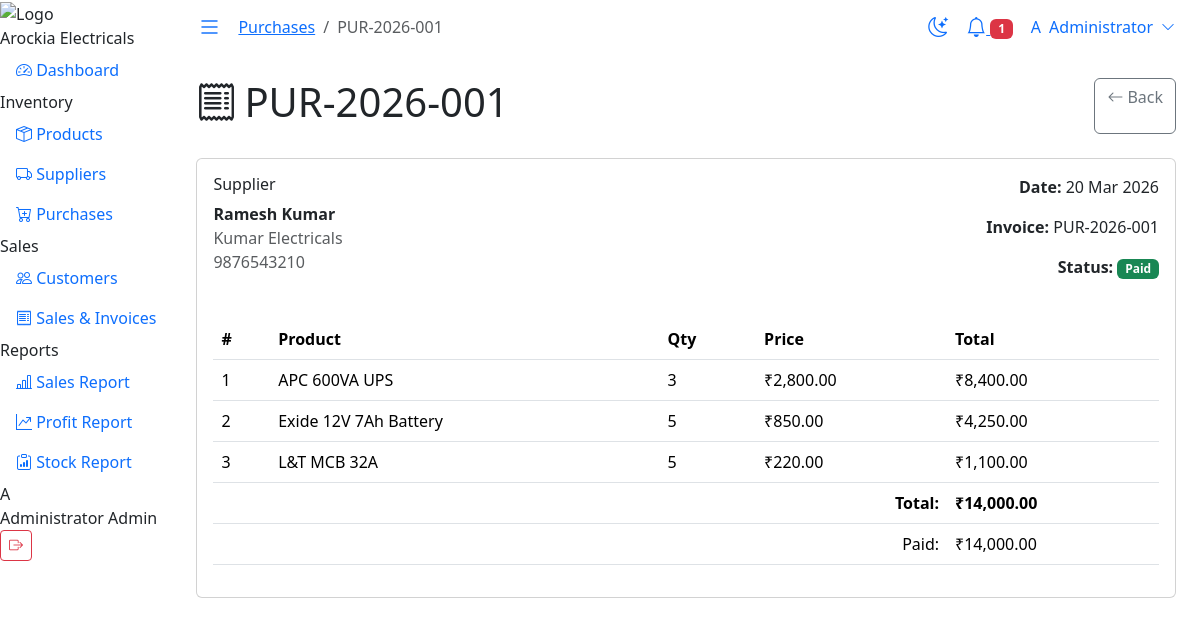
Page /purchase/view.php?id=1 (signed in) on the committed database.
### tables this page shows
CREATE TABLE `purchases` (
  `id` INT(11) NOT NULL AUTO_INCREMENT,
  `invoice_number` VARCHAR(50) NOT NULL,
  `supplier_id` INT(11) DEFAULT NULL,
  `total_amount` DECIMAL(10,2) NOT NULL DEFAULT 0.00,
  `paid_amount` DECIMAL(10,2) DEFAULT 0.00,
  `payment_status` ENUM('paid','partial','pending') DEFAULT 'pending',
  `payment_method` VARCHAR(50) DEFAULT 'cash',
  `notes` TEXT DEFAULT NULL,
  `purchase_date` DATE NOT NULL,
  `created_by` INT(11) DEFAULT NULL,
  `created_at` TIMESTAMP DEFAULT CURRENT_TIMESTAMP,
  PRIMARY KEY (`id`),
  KEY `fk_purchase_supplier` (`supplier_id`),
  CONSTRAINT `fk_purchase_supplier` FOREIGN KEY (`supplier_id`) REFERENCES `suppliers`(`id`) ON DELETE SET NULL
);

CREATE TABLE `suppliers` (
  `id` INT(11) NOT NULL AUTO_INCREMENT,
  `name` VARCHAR(150) NOT NULL,
  `company` VARCHAR(200) DEFAULT NULL,
  `phone` VARCHAR(20) DEFAULT NULL,
  `email` VARCHAR(150) DEFAULT NULL,
  `address` TEXT DEFAULT NULL,
  `gstin` VARCHAR(20) DEFAULT NULL,
  `status` TINYINT(1) DEFAULT 1,
  `created_at` TIMESTAMP DEFAULT CURRENT_TIMESTAMP,
  PRIMARY KEY (`id`)
);

CREATE TABLE `purchase_items` (
  `id` INT(11) NOT NULL AUTO_INCREMENT,
  `purchase_id` INT(11) NOT NULL,
  `product_id` INT(11) DEFAULT NULL,
  `quantity` INT(11) NOT NULL DEFAULT 1,
  `purchase_price` DECIMAL(10,2) NOT NULL DEFAULT 0.00,
  `total_price` DECIMAL(10,2) NOT NULL DEFAULT 0.00,
  PRIMARY KEY (`id`),
  KEY `fk_pitem_purchase` (`purchase_id`),
  KEY `fk_pitem_product` (`product_id`),
  CONSTRAINT `fk_pitem_purchase` FOREIGN KEY (`purchase_id`) REFERENCES `purchases`(`id`) ON DELETE CASCADE,
  CONSTRAINT `fk_pitem_product` FOREIGN KEY (`product_id`) REFERENCES `products`(`id`) ON DELETE SET NULL
);

CREATE TABLE `products` (
  `id` INT(11) NOT NULL AUTO_INCREMENT,
  `product_name` VARCHAR(200) NOT NULL,
  `category_id` INT(11) DEFAULT NULL,
  `brand` VARCHAR(100) DEFAULT NULL,
  `sku` VARCHAR(100) DEFAULT NULL UNIQUE,
  `purchase_price` DECIMAL(10,2) NOT NULL DEFAULT 0.00,
  `selling_price` DECIMAL(10,2) NOT NULL DEFAULT 0.00,
  `stock_quantity` INT(11) NOT NULL DEFAULT 0,
  `minimum_stock` INT(11) NOT NULL DEFAULT 5,
  `unit` VARCHAR(20) DEFAULT 'pcs',
  `description` TEXT DEFAULT NULL,
  `status` TINYINT(1) DEFAULT 1,
  `created_at` TIMESTAMP DEFAULT CURRENT_TIMESTAMP,
  `updated_at` TIMESTAMP DEFAULT CURRENT_TIMESTAMP ON UPDATE CURRENT_TIMESTAMP,
  PRIMARY KEY (`id`),
  KEY `fk_product_category` (`category_id`),
  CONSTRAINT `fk_product_category` FOREIGN KEY (`category_id`) REFERENCES `categories`(`id`) ON DELETE SET NULL
);

### includes/functions.php (called while the page is built, shortened)
<?php
function sanitize(string $data): string {
    return htmlspecialchars(strip_tags(trim($data)), ENT_QUOTES, 'UTF-8');
}
function formatCurrency(float $amount): string {
    return APP_CURRENCY . number_format($amount, 2);
}
function getLowStockProducts(): array {
    $db = getDB();
    $stmt = $db->query("SELECT p.*, c.name as category_name
                        FROM products p LEFT JOIN categories c ON p.category_id = c.id
                        WHERE p.stock_quantity <= p.minimum_stock AND p.status = 1
                        ORDER BY p.stock_quantity ASC LIMIT 10");
    return $stmt->fetchAll();
}
function formatDate(string $date): string {
    return date('d M Y', strtotime($date));
}

### purchase/view.php (the view, shortened to what this page needs)
<?php
require_once __DIR__ . '/../includes/functions.php';
$db = getDB();
$id = (int)($_GET['id'] ?? 0);
$stmt = $db->prepare("SELECT p.*, s.name as supplier_name, s.company, s.phone as s_phone, s.gstin as s_gstin, s.address as s_address
                      FROM purchases p LEFT JOIN suppliers s ON p.supplier_id = s.id WHERE p.id = ?");
$stmt->execute([$id]);
$purchase = $stmt->fetch();
$items = $db->prepare("SELECT pi.*, pr.product_name FROM purchase_items pi LEFT JOIN products pr ON pi.product_id = pr.id WHERE pi.purchase_id = ?");
$items->execute([$id]);
$items = $items->fetchAll();
$breadcrumb = ['Purchases' => APP_URL . '/purchase/index.php', $purchase['invoice_number'] => ''];
include __DIR__ . '/../includes/header.php';
?>
<div class="d-flex justify-content-between mb-4">
    <h1 class="page-title"><i class="bi bi-receipt me-2"></i><?= sanitize($purchase['invoice_number']) ?></h1>
    <a href="<?= APP_URL ?>/purchase/index.php" class="btn btn-outline-secondary"><i class="bi bi-arrow-left me-1"></i>Back</a>
</div>
<div class="card">
    <div class="card-body">
        <div class="row mb-4">
            <div class="col-md-6">
                <h6>Supplier</h6>
                <p class="mb-0"><strong><?= sanitize($purchase['supplier_name'] ?? 'N/A') ?></strong></p>
                <p class="mb-0 text-muted"><?= sanitize($purchase['company'] ?? '') ?></p>
                <p class="mb-0 text-muted"><?= sanitize($purchase['s_phone'] ?? '') ?></p>
            </div>
            <div class="col-md-6 text-md-end">
                <p><strong>Date:</strong> <?= formatDate($purchase['purchase_date']) ?></p>
                <p><strong>Invoice:</strong> <?= sanitize($purchase['invoice_number']) ?></p>
                <p><strong>Status:</strong>
                    <span class="badge <?= $purchase['payment_status'] === 'paid' ? 'bg-success' : 'bg-warning text-dark' ?>">
                        <?= ucfirst($purchase['payment_status']) ?>
                    </span>
                </p>
            </div>
        </div>
        <table class="table">
            <thead><tr><th>#</th><th>Product</th><th>Qty</th><th>Price</th><th>Total</th></tr></thead>
            <tbody>
                <?php foreach ($items as $i => $item): ?>
                <tr>
                    <td><?= $i+1 ?></td>
                    <td><?= sanitize($item['product_name'] ?? 'Deleted Product') ?></td>
                    <td><?= $item['quantity'] ?></td>
                    <td><?= formatCurrency($item['purchase_price']) ?></td>
                    <td><?= formatCurrency($item['total_price']) ?></td>
                </tr>
                <?php endforeach; ?>
            </tbody>
            <tfoot>
                <tr><td colspan="4" class="text-end fw-bold">Total:</td><td class="fw-bold"><?= formatCurrency($purchase['total_amount']) ?></td></tr>
                <tr><td colspan="4" class="text-end">Paid:</td><td><?= formatCurrency($purchase['paid_amount']) ?></td></tr>
            </tfoot>
        </table>
    </div>
</div>
<?php include __DIR__ . '/../includes/footer.php'; ?>

### includes/header.php (shortened to what this page needs)
<!DOCTYPE html>
<html lang="en" data-bs-theme="light">
<head>
    <link rel="stylesheet" href="https://cdn.jsdelivr.net/npm/bootstrap@5.3.2/dist/css/bootstrap.min.css">
    <link rel="stylesheet" href="https://cdn.jsdelivr.net/npm/bootstrap-icons@1.11.1/font/bootstrap-icons.css">
    <link rel="stylesheet" href="https://cdn.datatables.net/1.13.7/css/dataTables.bootstrap5.min.css">
    <link rel="stylesheet" href="<?= APP_URL ?>/assets/css/custom.css">
</head>
<body>
<div class="wrapper d-flex">
    <?php include __DIR__ . '/sidebar.php'; ?>
    <div class="main-content flex-grow-1">
        <nav class="top-navbar navbar navbar-expand-lg px-4">
            <button class="btn btn-link sidebar-toggle me-3 p-0" id="sidebarToggle">
                <i class="bi bi-list fs-4"></i>
            </button>
            <nav aria-label="breadcrumb" class="flex-grow-1">
                <ol class="breadcrumb mb-0">
                    <?php if (isset($breadcrumb)) foreach ($breadcrumb as $label => $url): ?>
                        <?php if ($url): ?>
                            <li class="breadcrumb-item"><a href="<?= $url ?>"><?= $label ?></a></li>
                        <?php else: ?>
                            <li class="breadcrumb-item active"><?= $label ?></li>
                        <?php endif; ?>
                    <?php endforeach; ?>
                </ol>
            </nav>
            <div class="navbar-nav ms-auto flex-row align-items-center gap-3">
                <button class="btn btn-link p-0 theme-toggle" id="themeToggle" title="Toggle dark mode">
                    <i class="bi bi-moon-stars fs-5"></i>
                </button>
                <?php $lowStock = getLowStockProducts(); ?>
                <div class="dropdown">
                    <button class="btn btn-link p-0 position-relative" data-bs-toggle="dropdown">
                        <i class="bi bi-bell fs-5"></i>
                        <?php if (count($lowStock) > 0): ?>
                            <span class="badge bg-danger badge-notify"><?= count($lowStock) ?></span>
                        <?php endif; ?>
                    </button>
                </div>
                <div class="dropdown">
                    <button class="btn btn-link p-0 d-flex align-items-center gap-2 text-decoration-none" data-bs-toggle="dropdown">
                        <div class="avatar-circle">
                            <?= strtoupper(substr($_SESSION['user_name'] ?? 'A', 0, 1)) ?>
                        </div>
                        <span class="d-none d-md-inline fw-medium"><?= sanitize($_SESSION['user_name'] ?? 'Admin') ?></span>
                        <i class="bi bi-chevron-down small"></i>
                    </button>
                </div>
            </div>
        </nav>
        <div class="content-area p-4">

### rows in the picture
purchases: label "Purchases", invoice_number "PUR-2026-001", supplier.name "Ramesh Kumar", supplier.company "Kumar Electricals", supplier.phone "9876543210", purchase_date "20 Mar 2026", payment_status "Paid", total_amount "₹14,000.00", paid_amount "₹14,000.00"
purchase_items: product.product_name "APC 600VA UPS", quantity "3", purchase_price "₹2,800.00", total_price "₹8,400.00"
purchase_items: product.product_name "Exide 12V 7Ah Battery", quantity "5", purchase_price "₹850.00", total_price "₹4,250.00"
purchase_items: product.product_name "L&T MCB 32A", quantity "5", purchase_price "₹220.00", total_price "₹1,100.00"

### other values in the picture
substr($_SESSION['user_name'] ?? 'A', 0, 1) "A"
$_SESSION['user_name'] "Administrator"
$_SESSION['user_role'] "Admin"
$label "PUR-2026-001"
count($lowStock) "1"
